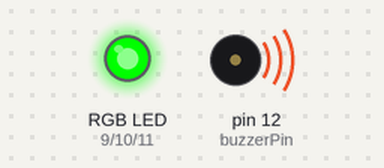
A sketch run on a simulated Arduino Uno, built with avr-gcc and run on an emulated ATmega328P. Shown: an RGB LED mixed from three pins (HIGH = lit), buzzer (waves = sounding). At 30.6 s the program stops and its outputs stay as they are.

Above: at 0.7 s.
At 7.45 s:
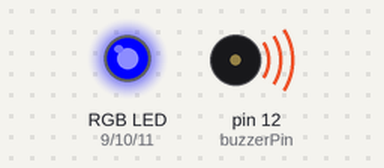
At 14.6 s:
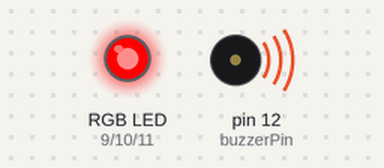
At 30.6 s:
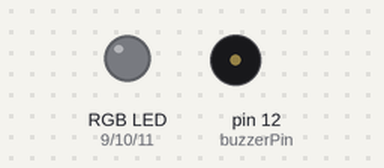
Timing chart, 0 to 32.1 s (numbered marks = the images above):
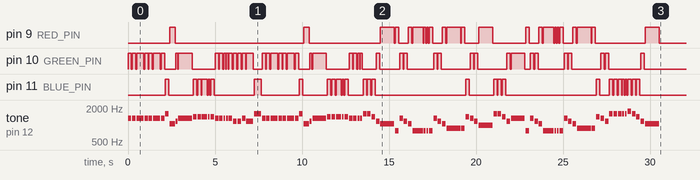

The sketch:

jingleBellsFinal.ino
```cpp
// Arduino Code for the Piezo Buzzer and Light Synchronization
// Set up of digital pins and song lengthasmeasured per musical note
const int RED_PIN = 9;
const int GREEN_PIN = 10;
const int BLUE_PIN = 11;
const int buzzerPin = 12;
const int songLength= 99;

// Below are defined notes and their respectivefrequencies(Hz)that the piezo buzzer can output
// Frequency values are from: http://www.seventhstring.com/resources/notefrequencies.html

char names[] = {'D', 'E', 'F', 'G', 'A', 'B', 'C', 'd', 'e', 'f', 'g', 'a', 'b', 'c'};
int frequencies[] = {587, 659, 699, 784, 880, 988, 1047, 1175, 1319, 1397, 1568, 1760, 1976, 2093};

// The following notes and their lengthshave been extracted from a music sheet with
// the help of background knowledge in interpretingmusic
// Jingle Bells music sheet from: http://pianoandsynth.com/jingle-bells-piano/

char notes[] = "eeeeeeegCdefffffeeeeeddedgeeeeeeegCdefffffeeeeggfdCGedCGGGGedCAAfedBggfdeGedCGGGGedCAAfedgggggagfdC";

// Eighth notes are defined as 1's, quarter notes as 2's, half notes as 4's and so on

int beats[] = {2,2,4, 2,2,4, 2,2,3,1, 8, 2,2,3,1, 2,2,2,1,1, 2,2,2,2, 4,4, 2,2,4, 2,2,4, 2,2,3,1, 8, 2,2,3,1, 2,2,2,1,1, 2,2,2,2, 8, 2,2,2,2, 6,1,1, 2,2,2,2, 8, 2,2,2,2, 8, 2,2,2,2, 8, 2,2,2,2, 6,1,1, 2,2,2,2, 8, 2,2,2,2, 2,2,2,1,1, 2,2,2,2, 8};

// Used to define the “speed” of the song

int tempo = 100;

void setup(){
  pinMode(RED_PIN, OUTPUT); // Configured Arduino pins are used to drive the
  pinMode(GREEN_PIN, OUTPUT); // RGB LED and buzzer as outputs
  pinMode(BLUE_PIN, OUTPUT);
  pinMode(buzzerPin, OUTPUT);
}

// Defined loop that steps through each notespecified
void loop(){
  int i, duration; // Variable i & duration defined
  for (i = 0; i < songLength; i++) // Step through each note of the songs’ length
  {
    duration = beats[i] * tempo; // Duration defines the length of the note or rest in ms
    if (notes[i] == ' ') // Ifstatement used to distinguish between rests and notes
    {
      delay(duration); // Pause for the duration of the rest
    }
    else // Otherwise, play the note specified
    {
      tone(buzzerPin, frequency(notes[i]), duration);// Function to play a note on the piezo buzzer
      if (frequency(notes[i]) <= 1047) // For frequencies lower than 1047 Hz
      {
        digitalWrite(RED_PIN, HIGH); // Turn on Red LED and hold for duration of note
        delay(duration);
      }
      else if (frequency(notes[i]) <= 1319) // For frequencies lower than 1319 Hz
      {
        digitalWrite(GREEN_PIN, HIGH); // Turn on Green LED and hold for duration of note
        delay(duration);
      }
      else // For any frequency higher than 1319 Hz
      {
        digitalWrite(BLUE_PIN, HIGH); // Turn on Blue LED and hold for duration of note
        delay(duration);
      }
    }
    digitalWrite(RED_PIN, LOW); // After the notes duration turn off the LED
    digitalWrite(GREEN_PIN, LOW); // This applies to the LED that was on
    digitalWrite(BLUE_PIN, LOW);
    delay(tempo/2);                // Brief pause between notes; avoid overlapping
    }
    while(true)                      // Function serves to stop the song from looping forever
    {
      noTone(buzzerPin);            // Stops the song after running through once
      digitalWrite(RED_PIN, LOW);// Turns off the LEDs
      digitalWrite(GREEN_PIN, LOW);
      digitalWrite(BLUE_PIN, LOW);
    }
  }
// Thefunction below takes a note character, and returns the
// corresponding frequency in Hz for the tone() function
int frequency(char note) {
  int i; // Variable i definedconst
  int numNotes = 14; // Number of notes stored which is 14 (2 octaves)
  for (i = 0; i < numNotes; i++) //  For loop is used to search through the letters
  {
    if (names[i] == note) // If this is a specifiednote
    {
      return(frequencies[i]); // Return the frequency
    }
  }return(0); // Otherwise don't return anything
}
```

Measured:
- by itself, pin 9 (RED_PIN): LOW → HIGH at 2.4 s, → LOW 0.30 s later, → HIGH 7.4 s later, → LOW 0.30 s later, … (46 changes in this stretch)
- by itself, tone on pin 12 (buzzerPin): plays 1319 Hz for 0.20 s, 1319 Hz for 0.20 s, 1319 Hz for 0.40 s, 1319 Hz for 0.20 s, 1319 Hz for 0.20 s, 1319 Hz for 0.40 s … (99 notes in this stretch)
